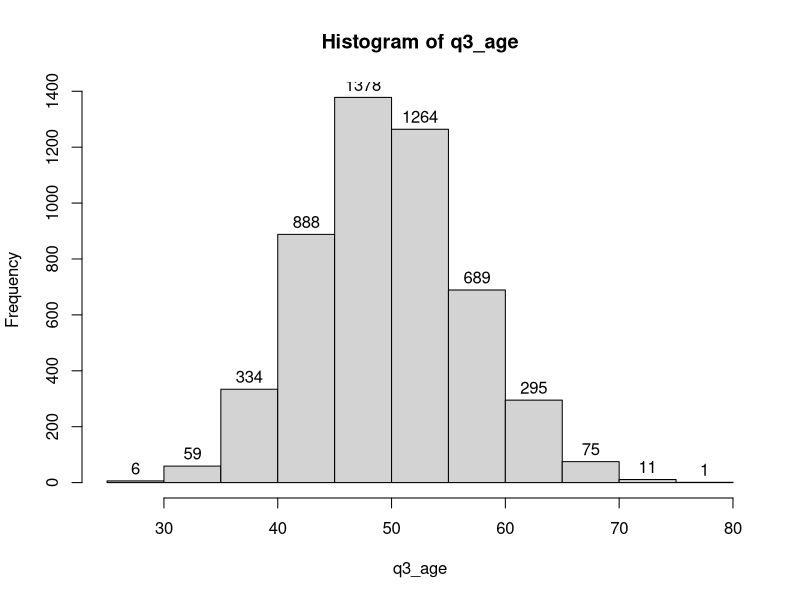
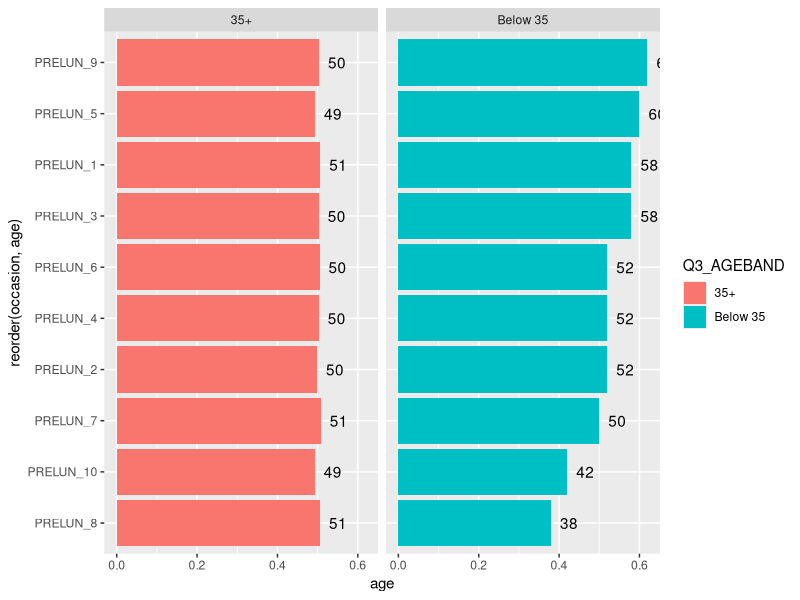
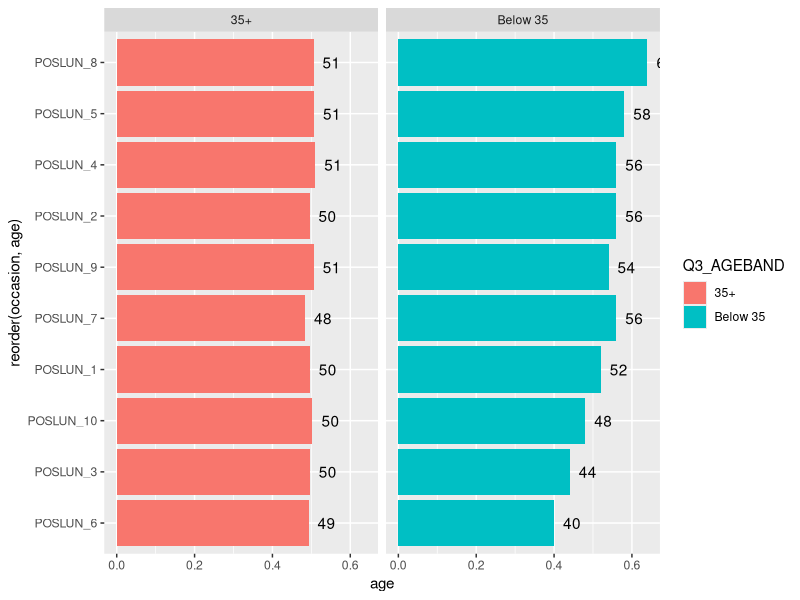
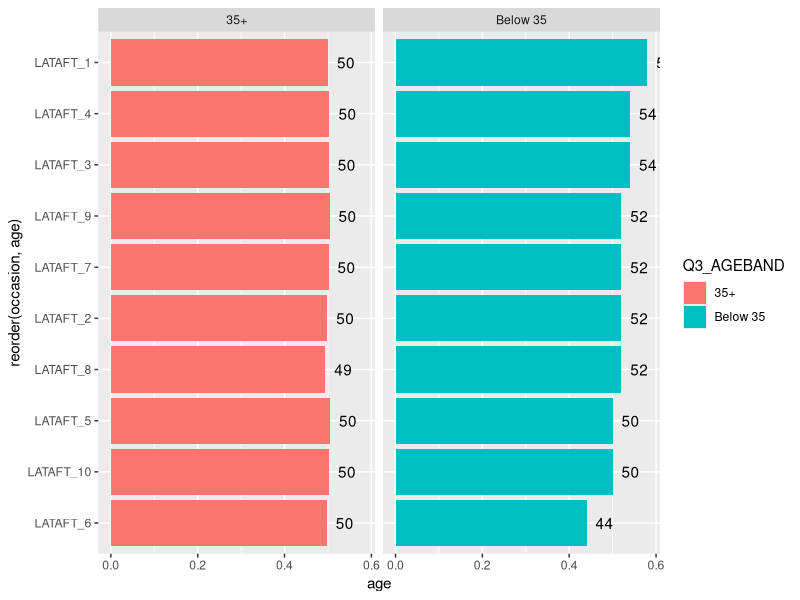

Write R code to recreate these figures, in order.
## ---- chunk 1
knitr::opts_chunk$set(echo = TRUE)
library(tidyverse)
## ---- chunk 2
q2_gender <- sample(x = c("Male","Female","Other"),
                 size = 5000,
                 prob = c(.48,.51,.01),
                 replace = TRUE)
## ---- chunk 3
q3_age <- rpois(n = 5000, lambda = 50)

hist(q3_age, labels = TRUE) # Plot histogram, show value labels
summary(q3_age)
## ---- chunk 4
sim_data <- tibble(ID = 1:5000,
                   Q2_GENDER = q2_gender,
                   Q3_AGE = q3_age)
## ---- chunk 5

snack_data <- tibble(ID = 1:5000,
                     Q2_GENDER = q2_gender,
                     Q3_AGE = q3_age,
                     PRELUN_1 = sample(x = c(0,1), 5000, replace = TRUE, prob = c(.45, .55)), # Jaffa
                     PRELUN_2 = sample(x = c(0,1), 5000, replace = TRUE, prob = c(.65, .35)), # Tea Biscuits
                     PRELUN_3 = sample(x = c(0,1), 5000, replace = TRUE), # Posh chocs
                     
                     POSLUN_1 = sample(x = c(0,1), 5000, replace = TRUE), # Jaffa
                     POSLUN_2 = sample(x = c(0,1), 5000, replace = TRUE), # Tea Biscuits
                     POSLUN_3 = sample(x = c(0,1), 5000, replace = TRUE, prob = c(.45, .55)), # Posh chocs
                     
                     LATAFT_1 = sample(x = c(0,1), 5000, replace = TRUE), # Jaffa
                     LATAFT_2 = sample(x = c(0,1), 5000, replace = TRUE, prob = c(.90, .10)), # Tea Biscuits
                     LATAFT_3 = sample(x = c(0,1), 5000, replace = TRUE)) # Posh chocs
## ---- chunk 6
matrix(data = sample(x = c(0,1),30 * 5000, replace = TRUE),
       nrow = 5000,
       ncol = 30) %>%
  as_tibble() -> brand_con_sim # Simulated Brand Consumption, 30 columns x 5000 rows

# Give column names to the simulated brand consumption data
names(brand_con_sim) <- c(paste0("PRELUN_",1:10),
                          paste0("POSLUN_",1:10),
                          paste0("LATAFT_",1:10))

# Simulate ID, Gender, and Age variables
# Use cbind() to combine with the simulated brand consumption data

tibble(ID = 1:5000,
       Q2_GENDER = q2_gender,
       Q3_AGE = q3_age) %>%
  cbind(brand_con_sim) -> big_snack_data

glimpse(big_snack_data[,1:15]) # Glimpse first 15 columns only
## ---- chunk 7

for(i in 1:10){ # For i starting from the value 1, all the way to value 10
  two_to_power <- 2^i
  statement <- paste("2 to the power of", i, "is equal to", two_to_power)
  print(statement)
}

## ---- chunk 8
glee_team <- c("Belinda Blumenthal","Bella Ridley","Giselle Maarschalkerweerd de Klotz","Hazel")

for(glee_member in glee_team){
  n_char <- nchar(glee_member)
  to_print <- paste0(glee_member,"'s name has ",n_char," characters.")
  print(to_print)
  }

## ---- chunk 9
big_snack_data %>%
  group_by(Q2_GENDER) %>%
  summarise_at(vars(num_range("PRELUN_", 1:10)), ~sum(.)/length(.)) # can also use funs() form, depending on dplyr version

big_snack_data %>%
  group_by(Q2_GENDER) %>%
  summarise_at(vars(num_range("POSLUN_", 1:10)), ~sum(.)/length(.))

big_snack_data %>%
  group_by(Q2_GENDER) %>%
  summarise_at(vars(num_range("LATAFT_", 1:10)), ~sum(.)/length(.))
## ---- chunk 10

vars_string <- c("PRELUN_","POSLUN_","LATAFT_") # Variable characters to iterate

for(occ_type in vars_string){
  big_snack_data %>%
    group_by(Q2_GENDER) %>%
    summarise_at(vars(num_range(occ_type, 1:10)), ~sum(.)/length(.)) %>%
    print()
}
## ---- chunk 11
vars_string <- c("PRELUN_","POSLUN_","LATAFT_") # Variable characters to iterate

brandcon_list <- list() # Initialise empty list

for(i in 1:length(vars_string)){ # length(vars_string) is 3 in this case
  big_snack_data %>%
    group_by(Q2_GENDER) %>%
    summarise_at(vars(num_range(vars_string[[i]], 1:10)), ~sum(.)/length(.)) %>%
    data.frame() -> brandcon_list[[i]]
}

brandcon_list

## ---- chunk 12

names(big_snack_data) %>%
  .[str_detect(.,"_[:digit:]")] %>%
  str_remove("[:digit:]{1,2}") %>%
  unique() -> vars_string2

plot_list <- list()

for(i in 1:length(vars_string2)){
  big_snack_data %>%
    mutate(Q3_AGEBAND=ifelse(Q3_AGE >= 35, "35+", "Below 35")) %>%
    group_by(Q3_AGEBAND) %>%
    summarise_at(vars(num_range(vars_string2[[i]],1:10)),~sum(.) / n()) %>%
    gather(occasion,age, -Q3_AGEBAND) %>%
    
    # ggplot2 'layer-graphics' syntax
    ggplot(aes(x = reorder(occasion,age), y = age, fill = Q3_AGEBAND)) + 
    geom_col() +
    geom_text(aes(y = age, label = round(age * 100)), hjust = -0.5) +
    coord_flip() +
    facet_wrap(~Q3_AGEBAND) -> plot_list[[i]]
}

plot_list

## ---- chunk 13

some_numbers <- c(57,89,40,16)

some_function <- function(x){
  square_x <- x^2 # Square x
  paste(square_x,"is the square of",x)
}

lapply(some_numbers,some_function)
 
## ---- chunk 14
count_characters <- function(some_word){
 total_char <- nchar(some_word)
 paste(some_word, "has", total_char,"characters.")
}

# count_characters("schadenfreude")
# [1] "schadenfreude has 13 characters."
## ---- chunk 15

quick_maths <- function(){
  print("two plus two is four")
  Sys.sleep(1)
  print("minus one that's three")
  Sys.sleep(1)
  print("QUICK MATHS")
}

## RUN THIS:
quick_maths()

## ---- chunk 16

index_it <- function(x, total){
  return(x / total * 100)
}

# index_it(.87,.43)
# [1] 202.3256


calculate_CAGR <- function(end_value, start_value, periods){
  
  step_1 <- end_value / start_value
  step_2 <- step_1 ^ (1 / periods)
  step_3 <- step_2 - 1
  return(step_3)
}

# calculate_CAGR(end_value = 5000,
#                start_value = 3200,
#                periods = 3)
# [1] 0.1603972
